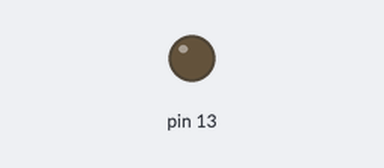
Bench run of a sketch on a simulated Arduino Uno, built with avr-gcc and run on an emulated ATmega328P. Parts: output pins drawn as LEDs (lit = HIGH).

Above: at 1.7 s.
At 36.5 s:
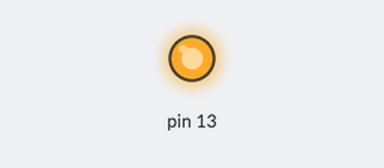
Timing chart, 0 to 39.0 s (numbered marks = the images above):
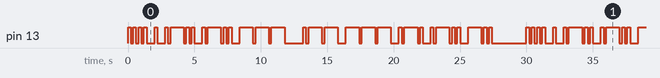

Measured:
- by itself, pin 13: moves between LOW and HIGH, repeating every 30.0 s
- by itself, everything shown: repeats every 30.0 s, in 64 steps

The sketch:

Morse_Code_Blinker.ino
```cpp
/*
 LED blinks string entered.
 Use format "HELLO WORLD"
 */

char text[100] = "HELLO WORLD";     /* change to change LED morse message */
int i = 0;
int j = 0;
int k = 0;
char char_key[37] = { ' ', 'A', 'B', 'C', 'D', 'E', 'F', 'G', 'H', 'I', 'J', 'K', 'L', 'M',
                    'N', 'O', 'P', 'Q', 'R', 'S', 'T', 'U', 'V', 'W', 'X', 'Y', 'Z',
                    '0', '1', '2', '3', '4', '5', '6', '7', '8', '9' };
char morse_key[37][10] = { "/", ".-", "-...", "-.-.", "-..", ".", "..-.", "--.", "....", "..", ".---", "-.-", ".-..", "--",
                      "-.", "---", ".--.", "--.-", ".-.", "...", "-", "..-", "...-", ".--", "-..-", "-.--", "--..",
                      "-----", ".----", "..---", "...--", "....-", ".....", "-....", "--...", "---..", "----." };

void setup() {
  pinMode(13, OUTPUT);
}

void loop() {
  for(i = 0; i < strlen(text); i++){
    for(j = 0; j < 37; j++){
      if(text[i] == char_key[j]){
        for(k = 0; k < strlen(morse_key[j]); k++){
          if(morse_key[j][k] == '.'){                 //blink for '.'
            digitalWrite(13, HIGH);
            delay(200);
            digitalWrite(13, LOW);
            delay(200);                               //delay after '.'
          } else if(morse_key[j][k] == '-'){          //longer blink for '-'
            digitalWrite(13, HIGH);
            delay(1000);
            digitalWrite(13, LOW);
            delay(200);                               //delay after '-'
          } else if(morse_key[j][k] == '/'){          //delay for space between words
            delay(400);
          }
        }
        delay(400);                                  //delay for between characters
      }
    }
  }
  delay(2000);                                        //delay after message

}
```
